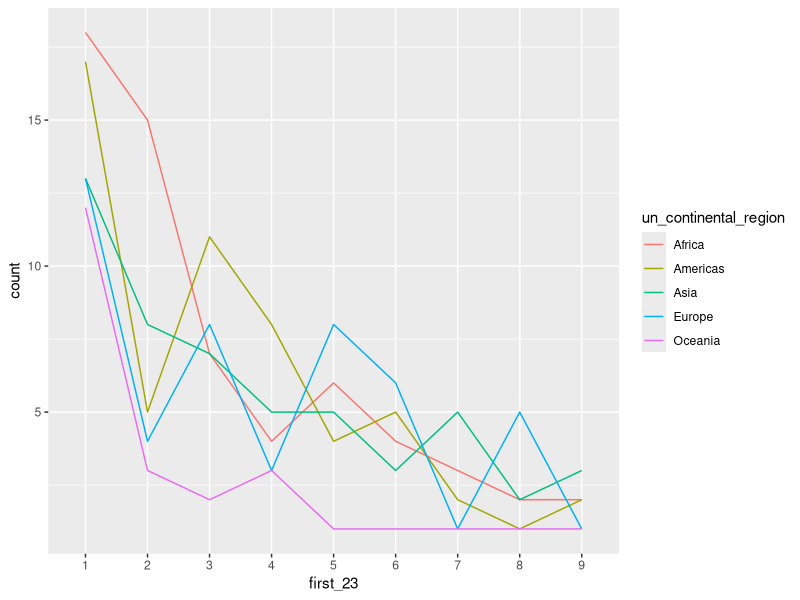

Write the R code that produced this figure.
## ---- chunk 1
library(tidyverse)
world_pop <- read.csv("data/world_pop.csv", skip=1, header=TRUE)
## ---- chunk 2
(world_prop <- world_pop %>%
  mutate(char_22 = as.character(population_2022), char_23 = as.character(population_2023), 
         first_23 = substr(population_2023, 1, 1)) %>% 
  group_by(un_continental_region, first_23) %>% 
  summarize(count = n()) %>% 
  mutate(prop = count / sum(count)))

world_prop %>% 
  ggplot(aes(first_23, count, group=un_continental_region)) + geom_line(aes(color = un_continental_region))

## ---- chunk 3
benford <- tribble(~d, ~P_d,
                   #--#-----#
                   1, 0.301,
                   2, 0.176,
                   3, 0.125,
                   4, 0.097,
                   5, 0.079,
                   6, 0.067,
                   7, 0.058,
                   8, 0.051,
                   9, 0.046)
## ---- chunk 4
(e_counts <- world_prop %>% 
   mutate(region_total = sum(count)) %>% 
   ungroup() %>% 
   add_row(un_continental_region = "Africa", first_23 = "7", count = 0, prop = 0.0, region_total = 58) %>% 
   add_row(un_continental_region = "Oceania", first_23 = "6", count = 0, prop = 0.0, region_total = 23) %>% 
   add_row(un_continental_region = "Oceania", first_23 = "8", count = 0, prop = 0.0, region_total = 23) %>% 
   mutate(E_count = region_total * benford$P_d[as.numeric(first_23)]) %>% 
   arrange(un_continental_region, first_23))
## ---- chunk 5
(dists <- e_counts %>% 
  mutate(dist_i = (count - E_count)^2) %>% 
  group_by(un_continental_region) %>% 
  summarize(euclid_dist = sqrt(sum(dist_i))) %>% 
  arrange(euclid_dist))
